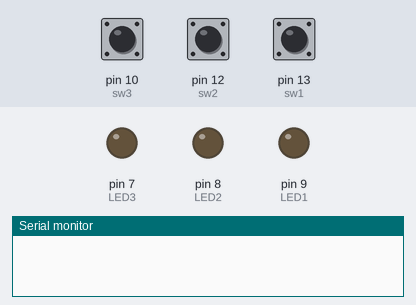
A sketch run on a simulated Arduino Uno, built with avr-gcc and run on an emulated ATmega328P. On the bench: output pins drawn as LEDs (lit = HIGH), the last lines printed to the serial monitor. Dashed ring = blinking. The test bench sets the inputs (shaded band); at power-on: pin 13 (sw1) HIGH, pin 10 (sw3) LOW, pin 12 (sw2) HIGH.

Above: at 1.2 s.
1.3 s: pin 13 (sw1) pulled LOW for 0.15 s
At 2.4 s:
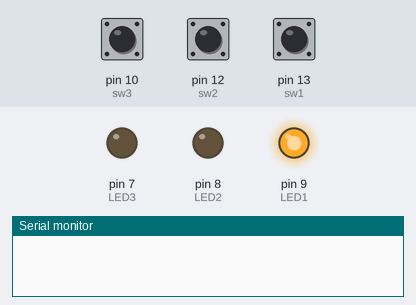
2.9 s: pin 10 (sw3) pulled HIGH for 3.2 s
At 4.77 s:
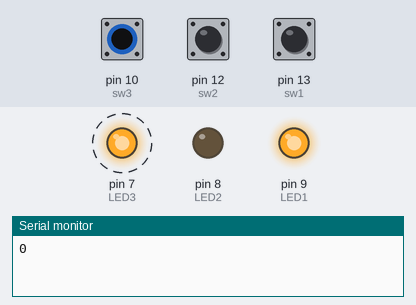
7.6 s: pin 12 (sw2) pulled LOW for 1 s
At 7.77 s:
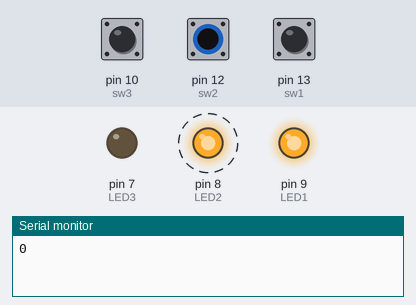
10.1 s: pin 12 (sw2) pulled LOW for 0.15 s
At 11.3 s:
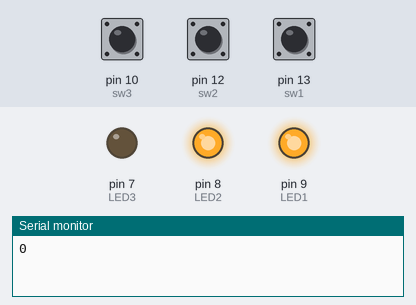
11.7 s: pin 10 (sw3) pulled HIGH for 0.15 s
At 12.7 s:
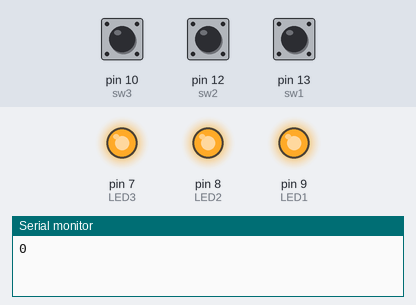
13.3 s: pin 13 (sw1) pulled LOW for 1 s
At 13.47 s:
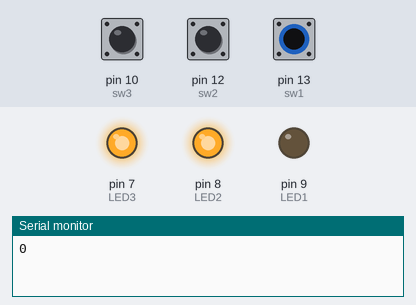
Timing chart, 0 to 16.3 s (numbered marks = the images above; inputs shaded):
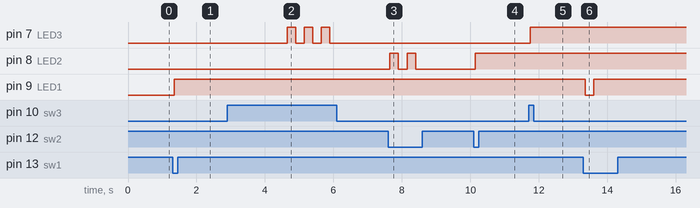

The sketch:

Act_5.ino
```cpp
int PULLUP = 1 ;
int IN_PULLUP = 1 ;
int PULLDOWN = 0 ;

int sw1 = 13 ;  //sw1 = PULLUP
int LED1 = 9 ;
int sw2 = 12 ;  //sw2 = IN_PULLUP
int LED2 = 8 ;
int sw3 = 10 ;  //sw3 = PULLDOWN
int LED3 = 7 ;


void setup() {
  // put your setup code here, to run once:

  Serial.begin(9600);
  pinMode(sw1,INPUT);
  pinMode(LED1,OUTPUT);
  pinMode(sw2,INPUT_PULLUP);
  pinMode(LED2,OUTPUT);
  pinMode(sw3,INPUT);
  pinMode(LED3,OUTPUT);


}

void loop() {
  int num1 = digitalRead(sw1);
  int num2 = digitalRead(sw2);
  int num3 = digitalRead(sw3); //ER

  if(num1 == 0 )
  {
    delay(50);

      if(PULLUP == 1){

      digitalWrite(LED1,1);
      PULLUP = 0;
      delay(3000);
      }
      else
      {

       digitalWrite(LED1,0);
       PULLUP = 1;
       delay(200);


      }

      Serial.println(num1);


  }


  if(num2 == 0 )
    {
      delay(50);

      if(IN_PULLUP == 1){

      digitalWrite(LED2,1);
      IN_PULLUP = 0;
      delay(200);
      }
      else
      {

       digitalWrite(LED2,0);
       IN_PULLUP = 1;
       delay(200);


      }

      }
    if(num3 == 1 )
    {
      delay(50);

      if(PULLDOWN == 0){

      digitalWrite(LED3,0);
      PULLDOWN = 1;
      delay(200);
      }
      else
      {

       digitalWrite(LED3,1);
       PULLDOWN = 0;
       delay(200);


      }


    }


}
```

Measured:
- after the input at 1.3 s, pin 9 (LED1): LOW → HIGH after 0.05 s
- after the input at 2.9 s, pin 7 (LED3): alternates HIGH for 0.25 s and LOW for 0.25 s, 6 changes in all, then stays LOW, starting after 1.8 s
- after the input at 7.6 s, pin 8 (LED2): alternates HIGH for 0.25 s and LOW for 0.25 s, 4 changes in all, then stays LOW, starting after 0.05 s
- after the input at 10.1 s, pin 8 (LED2): LOW → HIGH after 0.05 s
- after the input at 11.7 s, pin 7 (LED3): LOW → HIGH after 0.05 s
- after the input at 13.3 s, pin 9 (LED1): HIGH → LOW after 0.05 s, → HIGH 0.25 s later
